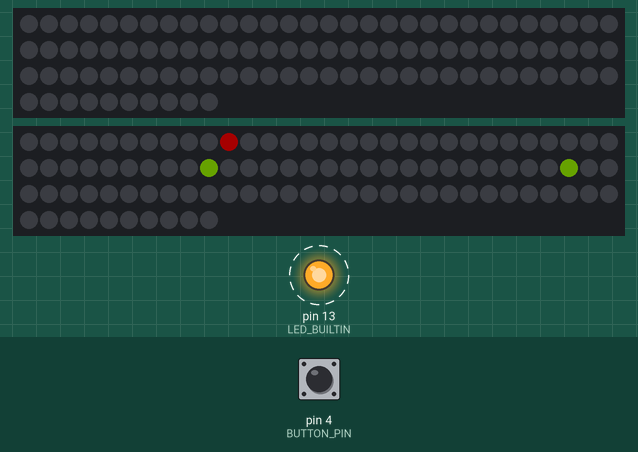
Recording of a sketch running on a simulated Arduino Uno, built with avr-gcc and run on an emulated ATmega328P. Shown: 2 × 100 RGB LEDs in strip order, left to right, continuing on the next row, output pins drawn as LEDs (lit = HIGH). Dashed ring = blinking. The test bench sets the inputs (shaded band); at power-on: pin 4 (BUTTON_PIN) HIGH. Dim RGB values are drawn brighter than linear; colours are those a GRB WS2812 strip shows for the declared byte order; random numbers use the default seed unless the sketch sets one.

Above: at 1.2 s.
1.3 s: pin 4 (BUTTON_PIN) pulled LOW for 0.15 s
2.0 s: pin 4 (BUTTON_PIN) pulled LOW for 0.15 s
2.7 s: pin 4 (BUTTON_PIN) pulled LOW for 1 s
4.3 s: pin 4 (BUTTON_PIN) pulled LOW for 3.2 s
At 11.25 s:
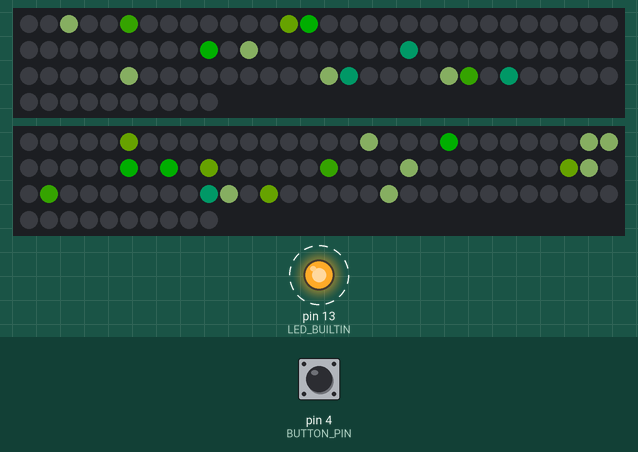
Timing chart, 0 to 17.5 s (numbered marks = the images above; inputs shaded):
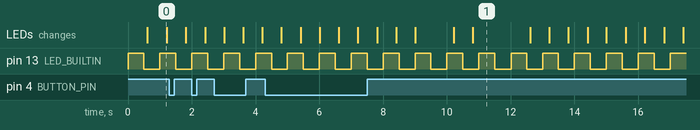

Measured:
- by itself, pin 13 (LED_BUILTIN): alternates HIGH for 0.50 s and LOW for 0.50 s

The sketch:

holiday-lights.ino
```cpp
#include <FastLED.h>
#include "Debounce.h"
#include "durations.h"
#include "morse.h"
#include "pulse.h"

// Which pins your LED strips are connected to
#define NUM_OUTPUTS 2
#define OUTPUT_PIN1 7
#define OUTPUT_PIN2 8

// Which pin has the momentary switch to toggle full white.
#define BUTTON_PIN 4

// How many LEDs you have per output. It's okay if this is too big.
#define LEDS_PER_GROUP 10
#define NUM_GROUPS 10
#define NUM_LEDS (LEDS_PER_GROUP * NUM_GROUPS)

// How many milliseconds between activity in one group
#define DELAY_MS 600

// Each group has this percentage chance of
#define GROUP_UPDATE_PROBABILITY 25

// What percentage chance a chosen light has of being on
#define ACTIVITY 40

// Which pixel to flash messages in morse code: -1 = disable
#define MORSE_PIXEL 8
#define MORSE_COLOR CRGB::Red

// How long a dit lasts
#define DIT_DURATION_MS 150

#define ARK "\x03\x04"
const char *message = (
    "seasons greetings" ARK
    "happy holiday" ARK
    "merry xmas" ARK
    "happy new year" ARK
    "CQ CQ OF9X" ARK
);

CRGB leds[NUM_OUTPUTS][NUM_LEDS];
Debounce button(BUTTON_PIN, false, true);

void setup() {
  FastLED.addLeds<WS2812, OUTPUT_PIN1, RGB>(leds[0], NUM_LEDS);
  FastLED.addLeds<WS2812, OUTPUT_PIN2, RGB>(leds[1], NUM_LEDS);
  FastLED.setTemperature(Tungsten40W);
  FastLED.setBrightness(52);
  pinMode(LED_BUILTIN, OUTPUT);
}

uint8_t RandomHue() {
  switch (random(12)) {
    case 0 ... 2:
      return 52; // reddish yellow
    case 3 ... 5:
      return HUE_RED;
    case 6 ... 8:
      return 28; // reddish orange
    case 9:
      return HUE_BLUE;
    case 10:
      return HUE_GREEN;
    case 11:
      return 204; // reddish purple
  }
}


bool strandUpdate(unsigned long now, bool white) {
  static Pulse pulse = Pulse(DELAY_MS);
  if (!pulse.Ticked(now)) {
    return false;
  }

  for (int output = 0; output < NUM_OUTPUTS; output += 1) {
    for (int group = 0; group < NUM_GROUPS; group += 1) {
      int pos = (group * LEDS_PER_GROUP) + random(LEDS_PER_GROUP);
      if (random(100) < GROUP_UPDATE_PROBABILITY) {
        uint8_t hue = 0;
        uint8_t saturation = white?0:255;
        uint8_t value = 255;
        if (random(100) < ACTIVITY) {
          hue = RandomHue();
        } else {
          value = 0;
        }
        leds[output][pos] = CHSV(hue, saturation, value);
        group = (group + 1) % NUM_GROUPS;
      }
    }
  }

  return true;
}

bool morseUpdate(unsigned long now) {
  static MorseEncoder enc;
  static Pulse pulse = Pulse(DIT_DURATION_MS);
  if (!pulse.Ticked(now)) {
    return false;
  }

  if (!enc.Tick()) {
    enc.SetText(message);
  }
  leds[0][MORSE_PIXEL] = enc.Transmitting ? MORSE_COLOR : CRGB::Black;

  return true;
}

void loop() {
  bool white = false;
  bool update = false;
  unsigned long now = millis(); // Everybody uses the same time so we don't do spurious updates 5ms apart

  button.read();
  white = (button.count() % 2 == 1);

  update |= strandUpdate(now, white);
  //update |= morseUpdate(now);

  if (update) {
    FastLED.show();
  }

  // blink the heart for a little bit
  if (millis() < 30 * 1000) {
    bool on = (millis() % 1000) < 500;
    digitalWrite(LED_BUILTIN, on);
  }
}
```

Debounce.cpp
```cpp
/*
  Debounce - v1.1 - November 19, 2014.
  Arduino library for button debouncing.
  Clearly based on the debounce example from the site:
  http://arduino.cc/en/Tutorial/Debounce
  Created by William Koch.
  Released into the public domain.
*/

#include "Debounce.h"

// Debounces an input pin.
// 50ms as default debounce delay.
Debounce::Debounce(byte button, boolean invert, boolean pullup) {
  pinMode(button, pullup ? INPUT_PULLUP : INPUT);
  _button = button;
  _delay = 50;  // default delay.
  _state = _lastState = _reading = (invert ^ digitalRead(_button));
  _last = millis();
  _count = 0;
  _invert = invert;
}

// Debounces an input pin.
// Adjustable debounce delay.
Debounce::Debounce(byte button, unsigned long delay, boolean invert, boolean pullup) {
  pinMode(button, pullup ? INPUT_PULLUP : INPUT);
  _button = button;
  _delay = delay;  // user defined delay.
  _state = _lastState = _reading = (invert ^ digitalRead(_button));
  _last = millis();
  _count = 0;
  _invert = invert;
}

byte Debounce::read() {
  _reading = _invert ^ digitalRead(_button);  // get current button state.
  if (_reading != _lastState) {               // detect edge: current vs last state:
    _last = millis();                         // store millis if change was detected.
    _wait = true;                             // Just to avoid calling millis() unnecessarily.
  }

  if (_wait && (millis() - _last) > _delay) {  // after the delay has passed:
    if (_reading != _state) {                  // if the change wasn't stored yet:
      _count++;                                // Stores each change.
      _state = _reading;                       // store the button state change.
      _wait = false;
    }
  }
  _lastState = _reading;
  return _state;
}

// Returns the number of times the button was pressed.
unsigned int Debounce::count() {
  Debounce::read();
  return _count / 2;  // Counts only a full press + release.
}

void Debounce::resetCount() {
  _count = 0;
  return;
}
```

Debounce.h
```cpp
/*
  Debounce - v1.1 - November 19, 2014.
  Arduino library for button debouncing.
  Clearly based on the debounce example from the site:
  http://arduino.cc/en/Tutorial/Debounce
  Created by William Koch.
  Released into the public domain.
*/

#ifndef Debounce_h
#define Debounce_h

#include "Arduino.h"

class Debounce
{
public:
  // Debounces an input pin.
  // 50ms as default debounce delay.
  Debounce(byte button, boolean invert = false, boolean pullup = false);

  // Debounces an input pin.
  // Adjustable debounce delay.
  Debounce(byte button, unsigned long delay, boolean invert = false, boolean pullup = false);

  byte read();          // returns the debounced button state: LOW or HIGH.
  unsigned int count(); // Returns the number of times the button was pressed.
  void resetCount();    // Resets the button count number.
private:
  byte _button, _state, _lastState, _reading;
  unsigned int _count;
  unsigned long _delay, _last;
  boolean _wait;
  boolean _invert;
};

#endif
```

durations.h
```cpp
#pragma once

#define DURATION_MILLISECOND 1L
#define DURATION_SECOND (1000 * DURATION_MILLISECOND)
#define DURATION_MINUTE (60 * DURATION_SECOND)
#define DURATION_HOUR (60 * DURATION_MINUTE)
#define DURATION_DAY (24 * DURATION_HOUR)
```

morse.cpp
```cpp
#include "morse.h"

struct MorseSign {
  // Length of this sign. If Length is 0, Bits is the duration of a pause.
  uint8_t Length;
  uint8_t Bits;
};

const struct MorseSign GetMorseSign(char c) {
  switch (c) {
    case 3:  // ETX - End of Text
      return (struct MorseSign){8, 0b01010101};
    case 4:  // EOT - End of Transmission
      return (struct MorseSign){0, MORSE_PAUSE_TRANSMISSION};
    case ' ':
      return (struct MorseSign){0, MORSE_PAUSE_WORD};
    case '0':
      return (struct MorseSign){5, 0b11111};
    case '1':
      return (struct MorseSign){5, 0b01111};
    case '2':
      return (struct MorseSign){5, 0b00111};
    case '3':
      return (struct MorseSign){5, 0b00011};
    case '4':
      return (struct MorseSign){5, 0b00001};
    case 5:
      return (struct MorseSign){5, 0b00000};
    case 6:
      return (struct MorseSign){5, 0b10000};
    case 7:
      return (struct MorseSign){5, 0b11000};
    case 8:
      return (struct MorseSign){5, 0b11100};
    case 9:
      return (struct MorseSign){5, 0b11110};
    case 'a':
    case 'A':
      return (struct MorseSign){2, 0b01};
    case 'b':
    case 'B':
      return (struct MorseSign){4, 0b1000};
    case 'c':
    case 'C':
      return (struct MorseSign){4, 0b1010};
    case 'd':
    case 'D':
      return (struct MorseSign){3, 0b100};
    case 'e':
    case 'E':
      return (struct MorseSign){1, 0b0};
    case 'f':
    case 'F':
      return (struct MorseSign){4, 0b0010};
    case 'g':
    case 'G':
      return (struct MorseSign){3, 0b110};
    case 'h':
    case 'H':
      return (struct MorseSign){4, 0b0000};
    case 'i':
    case 'I':
      return (struct MorseSign){2, 0b00};
    case 'j':
    case 'J':
      return (struct MorseSign){4, 0b0111};
    case 'k':
    case 'K':
      return (struct MorseSign){3, 0b101};
    case 'l':
    case 'L':
      return (struct MorseSign){4, 0b0100};
    case 'm':
    case 'M':
      return (struct MorseSign){2, 0b11};
    case 'n':
    case 'N':
      return (struct MorseSign){2, 0b10};
    case 'o':
    case 'O':
      return (struct MorseSign){3, 0b111};
    case 'p':
    case 'P':
      return (struct MorseSign){4, 0b0110};
    case 'q':
    case 'Q':
      return (struct MorseSign){4, 0b1101};
    case 'r':
    case 'R':
      return (struct MorseSign){3, 0b010};
    case 's':
    case 'S':
      return (struct MorseSign){3, 0b000};
    case 't':
    case 'T':
      return (struct MorseSign){1, 0b1};
    case 'u':
    case 'U':
      return (struct MorseSign){3, 0b001};
    case 'v':
    case 'V':
      return (struct MorseSign){4, 0b0001};
    case 'w':
    case 'W':
      return (struct MorseSign){3, 0b011};
    case 'x':
    case 'X':
      return (struct MorseSign){4, 0b1001};
    case 'y':
    case 'Y':
      return (struct MorseSign){4, 0b1011};
    case 'z':
    case 'Z':
      return (struct MorseSign){4, 0b1100};
    default:
      return (struct MorseSign){0, 0};
  }
}

MorseEncoder::MorseEncoder() {
  SetText("");
}
MorseEncoder::MorseEncoder(const char *s) {
  SetText(s);
}

void MorseEncoder::SetText(const char *s) {
  p = s;
  bit = 0;
  ticksLeft = 0;
  Transmitting = false;
}

void MorseEncoder::Quiet(int ticks) {
  Transmitting = false;
  ticksLeft = ticks;
}

bool MorseEncoder::Tick() {
  --ticksLeft;
  if (ticksLeft > 0) {
    return true;
  }

  // We're out of ticks

  if (!p || !*p) {
    return false;
  }

  // If we were just transmitting, we have to stop for at least one dit
  if (Transmitting) {
    Transmitting = false;
    ticksLeft = MORSE_DIT;
    return true;
  }

  const struct MorseSign sign = GetMorseSign(*p);
  if (sign.Length == 0) {
    // Pause
    Transmitting = false;
    ticksLeft = sign.Bits - (MORSE_PAUSE_LETTER - MORSE_DIT);
    ++p;
    bit = 0;
  } else if (bit == sign.Length) {
    // All done with that sign!
    Transmitting = false;
    ticksLeft = MORSE_PAUSE_LETTER;
    ++p;
    bit = 0;
  } else {
    // Sign
    uint8_t bitMask = 1 << (sign.Length - bit - 1);
    Transmitting = true;
    if (sign.Bits & bitMask) {
      ticksLeft = MORSE_DAH;
    } else {
      ticksLeft = MORSE_DIT;
    }
    ++bit;
  }

  return true;
}
```

morse.h
```cpp
#pragma once

#include <stdint.h>

#define MORSE_DIT 1
#define MORSE_DAH 3
#define MORSE_PAUSE_LETTER 3
#define MORSE_PAUSE_WORD 6
#define MORSE_PAUSE_TRANSMISSION 50

class MorseEncoder {
 public:
  MorseEncoder();
  MorseEncoder(const char *s);

  /** SetText resets state with new text.
   */
  void SetText(const char *s);

  /** Tick tells the encoder that a dit has elapsed.
    *
    * Returns true if there's data left to transmit.
    * If it returns false, you need to feed it more data.
    *
    * You should call this every time your dit duration ends.
    */
  bool Tick();

  /** Quiet stops transmitting for this many ticks.
   */
  void Quiet(int ticks);

  /** Transmitting is true if you should be transmitting right now.
   */
  bool Transmitting;

 private:
  const char *p;
  uint8_t bit;
  int ticksLeft;
};
```

pulse.cpp
```cpp
#include "pulse.h"

#include <Arduino.h>

Pulse::Pulse(unsigned long period) {
  this->period = period;
  this->nextEventMillis = 0;
}

bool Pulse::Ticked() {
  return Ticked(millis());
}

bool Pulse::Ticked(unsigned long now) {
  if (now >= nextEventMillis) {
    Until(period, now);
    return true;
  }
  return false;
}

void Pulse::Until(unsigned long next, unsigned long now) {
  nextEventMillis = now + next;
}

void Pulse::Until(unsigned long next) {
  Until(next, millis());
}
```

pulse.h
```cpp
#pragma once
#include "durations.h"

class Pulse {
public:
  Pulse(unsigned long period);

  /** Ticked tells you if a period has elapsed. */
  bool Ticked();
  bool Ticked(unsigned long now);

  /** Until sets the duration of the next period. */
  void Until(unsigned long next);
  void Until(unsigned long next, unsigned long now);

  unsigned long period;
  unsigned long nextEventMillis;
};
```

test.cpp
```cpp
#include <stdio.h>
#include "morse.h"

// gcc -D test_main=main -o test morse.cpp test.cpp && ./test

int test_main(int argc, char *argv[]) {
  MorseEncoder enc = MorseEncoder("SOS ck ck \x03");
  while (enc.Tick()) {
      if (enc.Transmitting) {
          printf("#");
      } else {
          printf(" ");
      }
  }
  printf("\n");
}
```
